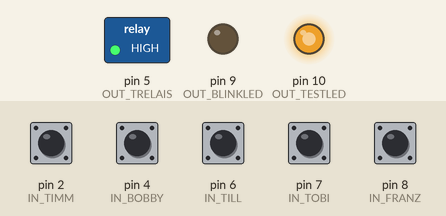
This sketch was run on a simulated Arduino Uno, built with avr-gcc and run on an emulated ATmega328P. Shown: switched loads named in the sketch (green lamp = pin HIGH), output pins drawn as LEDs (lit = HIGH). The test bench sets the inputs (shaded band); at power-on: pin 2 (IN_TIMM), pin 4 (IN_BOBBY), pin 6 (IN_TILL), pin 7 (IN_TOBI), pin 8 (IN_FRANZ) HIGH. What the sketch prints to the serial monitor is not drawn.

Above: at 1.4 s.
1.5 s: pin 2 (IN_TIMM) pulled LOW for 0.15 s
At 2.7 s:
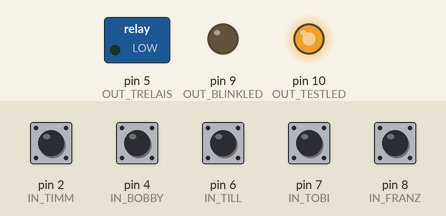
3.2 s: pin 4 (IN_BOBBY) pulled LOW for 1 s
At 3.35 s:
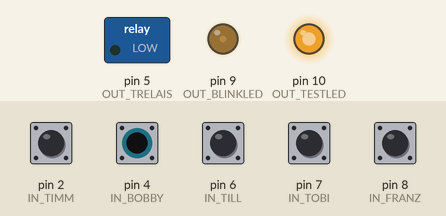
Timing chart, 0 to 4.1 s (numbered marks = the images above; inputs shaded):
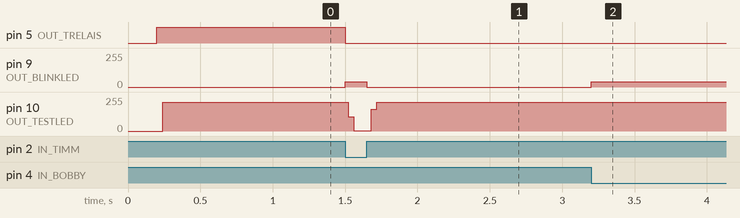

Measured:
- after the input at 1.5 s, pin 5 (OUT_TRELAIS): HIGH → LOW at once; pin 9 (OUT_BLINKLED): 0/255 → 40/255 at once, → 0/255 0.15 s later; pin 10 (OUT_TESTLED): 216/255 → 1/255 at once, → 216/255 0.16 s later
- after the input at 3.2 s, pin 9 (OUT_BLINKLED): 0/255 → 40/255 at once

The sketch:

Klingelanlage.ino
```cpp
// (licence header left out)
#include "Klingelanlage.h"				/*!< Variablen-Deklarationen */
#include <Arduino.h>					/*!< Nur für Clang-Completion, wird eh immer eingebunden */
#include "utility.h"

//------------------------------------------------------------------------------
/// @brief      Merker der verschiedenen States.
volatile uint8_t bytLastState = 0;
/// @brief      Timer des Programmes.
volatile structTimer structTimings =
{
	.u_lngLaufzeit = 0,
	.u_lngLeuchtdauer = 0,
	.u_lngEntpreller = 0,
	.bytState = 0,
};

//------------------------------------------------------------------------------
/// @brief      Anfangsroutine bei Start des Programmes Startet den Interrrupt
///             und deaktiviert das Relais.
///
void StartRoutine()
{
	digitalWrite( OUT_TRELAIS, HIGH );
	Serial.println("NEUSTART");
	ResetRoutine();
}


//------------------------------------------------------------------------------
/// @brief      Überprüft, ob Klingel betätigt wurde, und Entprellzeiten
///             eingehalten wurde
///
void KlingelRoutine()
{
	if (bGetState( STATE_KLINGEL_ROUTINE, ADRESS_STATES_GENERIC ))
	{
		if (bGetState( STATE_TIMER_LEUCHTDAUER, ADRESS_STATES_TIMER ))
		{
			if (structTimings.u_lngLeuchtdauer >= CONST_LEUCHTDAUER)
			{
				ResetRoutine();
			}
		}
		else
		{
			SetState( STATE_TIMER_LEUCHTDAUER, ADRESS_STATES_TIMER, true );
			digitalWrite( OUT_TRELAIS, LOW );
		}
	}
	else if (bGetState( STATE_KLINGEL_PUSHED, ADRESS_STATES_GENERIC ))
	{
		if (( CONST_ENTPRELLDAUER < structTimings.u_lngEntpreller ) && ( !digitalRead(IN_KLINGEL)) )
		{
			SetState( STATE_KLINGEL_ROUTINE, ADRESS_STATES_GENERIC, true );
		}
		else
		{
			ResetRoutine();
		}
	}
}


//------------------------------------------------------------------------------
/// @brief      Arduino Setup-Routine. Setzen der PINS & Serieller Debugger.
///
void setup()
{
	pinMode( OUT_BLINKLED,	OUTPUT );
	pinMode( OUT_TESTLED,	OUTPUT );
	pinMode( OUT_TRELAIS,	OUTPUT );
	pinMode( IN_TIMM,		INPUT_PULLUP );
	pinMode( IN_BOBBY,		INPUT_PULLUP );
	pinMode( IN_TILL,		INPUT_PULLUP );
	pinMode( IN_TOBI,		INPUT_PULLUP );
	pinMode( IN_FRANZ,		INPUT_PULLUP );
	pinMode( IN_KLINGEL,	INPUT_PULLUP );
	Serial.begin(115200);				/* für serielle Ausgabe zum debuggen, kann deaktiviert bleiben */
	delay(200);
	StartRoutine();
}

//------------------------------------------------------------------------------
/// @brief      Main-Loop.
///
void loop()
{
	digitalWrite(OUT_TESTLED, digitalRead(IN_TIMM));
	if ((structTimings.u_lngEntpreller > 0) || (structTimings.u_lngLeuchtdauer > 0) )
	{
		Serial.print("\nTimer Entpreller: ");
		Serial.print(structTimings.u_lngEntpreller);
		Serial.print("\nTimer Leuchtdauer: ");
		Serial.print(structTimings.u_lngLeuchtdauer);
	}

	if ( bButtonPushed() )
	{
		if ( !bGetState(STATE_KLINGEL_PUSHED, ADRESS_STATES_GENERIC) )
		{
			// Öffne Tür
			digitalWrite( OUT_TRELAIS, LOW );
			SetState(STATE_KLINGEL_PUSHED, ADRESS_STATES_GENERIC, true);
		}
	}
	else if (bGetState(STATE_KLINGEL_PUSHED, ADRESS_STATES_GENERIC) )
	{
		// Schließe Tür
		digitalWrite( OUT_TRELAIS, HIGH );
		SetState(STATE_KLINGEL_PUSHED, ADRESS_STATES_GENERIC, false);
	}
	//----------------------------------------------------------------------
	// #2 Synchronisation aller Timer.
	UpdateTimings();
	//----------------------------------------------------------------------
	// #3 Klingel-Routine
	KlingelRoutine();
	// #4 Leucht-Routine
	LeuchtRoutine();
}
```

Klingelanlage.h
```cpp
// (licence header left out)
#ifndef KLINGELANLAGE_H
#define KLINGELANLAGE_H

#include <Arduino.h>

//------------------------------------------------------------------------------
/// @brief      Timer des Programmes.
/// @note       Alle Timer müssen nacheinander stehen, vor dem bytState! Maximal
///             8 Timer!
///
typedef struct
{
	unsigned long u_lngLaufzeit;		/*!< Gesamte Laufzeit */
	unsigned long u_lngLeuchtdauer;		/*!< Dauer des Leuchtens */
	unsigned long u_lngEntpreller;		/*!< Entprell-Buffer */
	uint8_t bytState;					/*!< Merker der aktiven Timer */
} structTimer;

extern volatile uint8_t bytLastState;
#define ADRESS_STATES_GENERIC 		&bytLastState
extern volatile structTimer structTimings;
#define ADRESS_STATES_TIMER 		&structTimings.bytState


///=============================================================================
/// Funktionsprototypen
///-----------------------------------------------------------------------------
///
extern void StartRoutine();
extern bool bGetState( int intPos, volatile uint8_t *bytStates );
extern void SetState( int intPos, volatile uint8_t *bytStates, bool bState );
extern void InteruptKlingeln();
extern void TimerControl(int intTimer, bool bStartStop);
extern bool bButtonPushed();
extern void UpdateTimings();
extern void KlingelRoutine();
extern void LeuchtRoutine();
extern uint8_t intAnalogValue(float fltSpeed);
extern void ResetRoutine();

///=============================================================================
/// Konstanten & Makros
///-----------------------------------------------------------------------------
///
/// @defgroup   PINS Pin-Belegung
/// @{
///
#define OUT_BLINKLED		9			/*!< Blinksignal-LED */
#define OUT_TESTLED			10			/*!< Test-LED */
#define OUT_TRELAIS			5			/*!< Relais für den Türsummer */
#define OUT_RESET			13			/*!< Reset des Boards */
#define IN_TIMM				2			/*!< Klingel-Relais Timm */
#define IN_BOBBY			4			/*!< Klingel-Relais Bobby */
#define IN_TILL				6			/*!< Klingel-Relais Till */
#define IN_TOBI				7			/*!< Klingel-Relais Tobi */
#define IN_FRANZ			8			/*!< Klingel-Relais Franz */
#define IN_KLINGEL			3			/*!< Klingelsignal , MUSS 3 sein, da Arduino Interrupts beim Uno nur in PIN 2/3 vorhanden sind */
/// @}

//------------------------------------------------------------------------------
/// @defgroup   SPEED Geschwindigkeiten
/// @{
///
#define CONST_LEUCHTDAUER		10000.0			/*!< in Milli-Sekunden */
#define CONST_ENTPRELLDAUER		200.0			/*!< in Milli-Sekunden */
#define CONST_LEUCHTFREQUENZ	1000.0			/*!< Geschwindigkeit des Blinkes wenn Taste nicht gedrückt (Je höher desto langsamer) */
#define CONST_LEUCHT_MULT		0.3				/*!< Multiplikator der Geschwindigkeit des Blinkes wenn Taste gedrückt */
#define CONST_MIN_ANALOG		40
#define CONST_MAX_ANALOG		255
/// @}

//------------------------------------------------------------------------------
/// @defgroup   STATES State-Bits
/// @{
///
#define STATE_KLINGEL_PUSHED	1		/*!< Klingel wurde betätigt */
#define STATE_KLINGEL_ROUTINE	2		/*!< Klingel-Routine gestartet */
#define STATE_DOOR_OPEN			4		/*!< Wird gerade Tür geöffnet? */
#define STATE_LIGHT				8		/*!< Leuchten die Lampen? */
#define STATE_DEBUG				16		/*!< TESTSTATE */
/// Timer States
#define STATE_TIMER_LEUCHTDAUER	1		/*!< Leuchtdauer */
#define STATE_TIMER_ENTPRELLER	2		/*!< Entpreller */
/// @}

#endif
```

utility.h
```cpp
#pragma once

void(* ResetFunc) (void) = 0;

//------------------------------------------------------------------------------
/// @brief      Untersucht den aktuellen State auf Gültigkeit.
///
/// @param      intPos     Position des States. Siehe dazu Konstanten.
/// @param      bytStates  Adresse der Merker-States. (Siehe ADRESS_STATES_)
///
/// @return     @c true falls aktiv, ansonsten @c false.
///
bool bGetState( int intPos, volatile uint8_t *bytStates )
{
	return bitRead( *bytStates, intPos );
}

//------------------------------------------------------------------------------
/// @brief      Setzt den State nach Belieben.
///
/// @param      intPos     Position des States. Siehe dazu Konstanten.
/// @param      bytStates  Adresse der Merker-States. (Siehe ADRESS_STATES_)
/// @param      bState     Gewünschter State.
///
void SetState( int intPos, volatile uint8_t *bytStates, bool bState )
{
	if (bState)
	{
		bitSet( *bytStates, intPos );
	}
	else
	{
		bitClear( *bytStates, intPos );
	}
	return;
}

//------------------------------------------------------------------------------
/// @brief      Konvertiert in die korrekte analoge Variante
///
/// @return     Wert zwischen 0-255
///
uint8_t intAnalogValue(float fltSpeed)
{
	int intRange = CONST_MAX_ANALOG - CONST_MIN_ANALOG;
	float buffer = fmod(structTimings.u_lngLeuchtdauer, fltSpeed) / fltSpeed;
	if (buffer < 0.5)
	{
		buffer = (buffer * intRange);
	}
	else
	{
		buffer = (1 - buffer) * intRange;
	}
	return (int) (CONST_MIN_ANALOG + buffer);
}

//------------------------------------------------------------------------------
/// @brief      Leucht-Routine
///
void LeuchtRoutine()
{
	if ( bButtonPushed() )
	{
		analogWrite( OUT_BLINKLED, intAnalogValue(CONST_LEUCHTFREQUENZ * CONST_LEUCHT_MULT) );
		analogWrite( OUT_TESTLED, intAnalogValue(CONST_LEUCHTFREQUENZ * CONST_LEUCHT_MULT) );
		return;
	}
	else if (bGetState( STATE_KLINGEL_PUSHED, ADRESS_STATES_GENERIC ))
	{
		analogWrite( OUT_BLINKLED, intAnalogValue(CONST_LEUCHTFREQUENZ) );
		analogWrite( OUT_TESTLED, intAnalogValue(CONST_LEUCHTFREQUENZ) );
		return;
	}
	digitalWrite( OUT_BLINKLED, LOW );
	digitalWrite( OUT_TESTLED, LOW );
	return;
}

//------------------------------------------------------------------------------
/// @brief      Reset der Routine & Timer
///
void ResetRoutine()
{
	SetState( STATE_TIMER_LEUCHTDAUER, ADRESS_STATES_TIMER, false );
	SetState( STATE_TIMER_ENTPRELLER, ADRESS_STATES_TIMER, false );
	SetState( STATE_KLINGEL_PUSHED, ADRESS_STATES_GENERIC, false );
	SetState( STATE_KLINGEL_ROUTINE, ADRESS_STATES_GENERIC, false );
	structTimings.u_lngLeuchtdauer = 0;
	structTimings.u_lngEntpreller = 0;
}

//------------------------------------------------------------------------------
/// @brief      Wird gerade ein Öffner betätigt?
///
/// @return     @c true falls ja, ansonsten @c false.
///
bool bButtonPushed()
{
	return !( digitalRead(IN_TIMM) && digitalRead(IN_BOBBY) && digitalRead(IN_TILL) && digitalRead(IN_TOBI) && digitalRead(IN_FRANZ) );
}

//------------------------------------------------------------------------------
/// @brief      Aktualisiert die vergangene Zeit, und resettet bei Überlauf
///
void UpdateTimings()
{
	// Bei Überlauf (alle paar Tage) Board resetten
	if ( millis() > 0xFFA0 )
	{
		ResetFunc();
	}
	unsigned long u_lngUpdateTime;
	u_lngUpdateTime = millis() - structTimings.u_lngLaufzeit;
	structTimings.u_lngLaufzeit += u_lngUpdateTime;
	// Alle Timer aktualisieren bei Bedarf
	int i;
	long *p;
	p = (long*) &structTimings;
	for (i = 0; i >= 7; i++)
	{
		if ( bGetState( i, ADRESS_STATES_TIMER ))
		{
			*(p + ((long) i)) += u_lngUpdateTime;
		}
	}
	return;
}

//------------------------------------------------------------------------------
/// @brief      Funktion zum Regeln der verschiedenen Timer.
///
/// @param      intTimer    Timer-ID. (siehe Header)
/// @param      bStartStop  @c true für starten, @c false für Stop/Reset.
///
void TimerControl(int intTimer, bool bStartStop)
{
	if (bStartStop)
	{
		if (bGetState(intTimer, ADRESS_STATES_TIMER))
		{
			SetState(intTimer, ADRESS_STATES_TIMER, true);
		}
	}
	else
	{
		if (!(bGetState(intTimer, ADRESS_STATES_TIMER)))
		{
			SetState(intTimer, ADRESS_STATES_TIMER, false);
			long *p;
			p = (long*) &structTimings;
			*(p + ((long) intTimer)) = 0;
		}
	}
	return;
}
```
